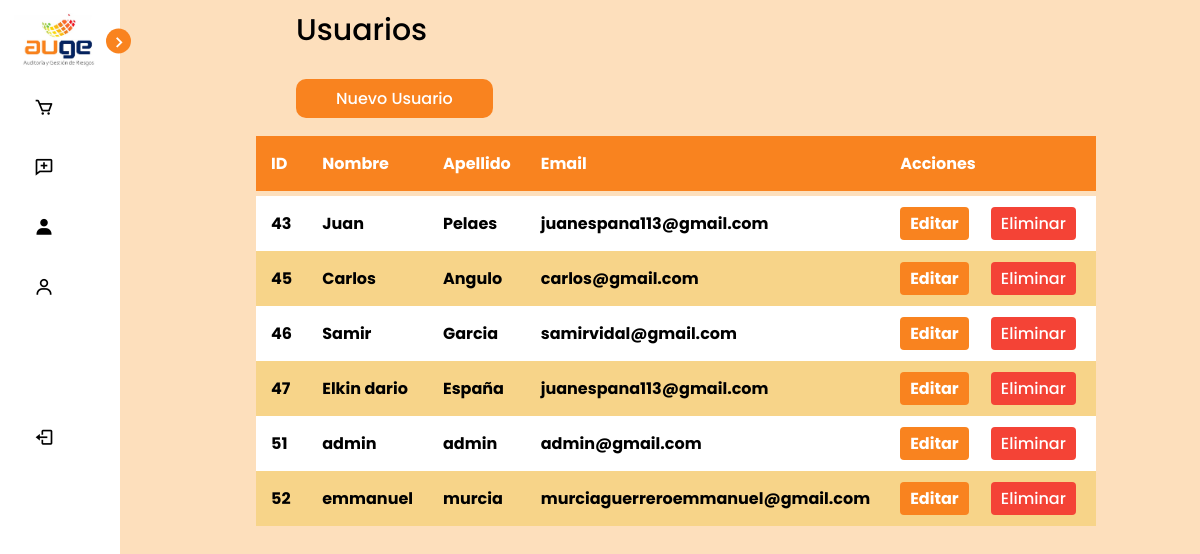
Screenshot of /admin/usuarios.php (signed in) with the database file from the repository.
### tables this page shows
CREATE TABLE `usuarios` (
  `id` int(11) NOT NULL,
  `nombre` varchar(255) NOT NULL,
  `apellido` varchar(255) NOT NULL,
  `correo` varchar(200) NOT NULL,
  `contraseña` varchar(255) NOT NULL,
  `id_rol` int(11) NOT NULL DEFAULT 2
);

### admin/usuarios.php (the view, shortened to what this page needs)
<?php
    include('../conexion.php');
    $query = mysqli_query($conexion, "SELECT id, nombre, apellido, correo, id_rol FROM usuarios");
?>
<!DOCTYPE html>
<html lang="en">
<head>
    <link rel="stylesheet" href="../css/estilos.css">
    <link href='https://unpkg.com/boxicons@2.1.4/css/boxicons.min.css' rel='stylesheet'>
</head>
    <body>
        <nav class="sidebar close">
            <header>
                <div class="image-text">
                        <span class="image">
                            <img id="logo-img" src="../img/auge.jpg" alt="logo">
                        </span>
                    </div>
                    <i class='bx bx-chevron-right toggle'></i>
            </header>
            <div class="menu-bar">
                <div class="menu">
                    <ul class="menu-links">
                        <li class="nav-link">
                            <a href="compras_realizadas.php">
                                <i class='bx bx-cart icon'></i>
                            </a>
                        </li>
                        <li class="nav-link">
                            <a href="#">
                                <i class='bx bx-comment-add icon' ></i>
                            </a>
                        </li>
                        <li class="nav-link">
                            <a href="proveedor.php">
                                <i class='bx bxs-user icon'></i>
                            </a>
                        </li>
                        <li class="nav-link">
                            <a href="usuarios.php">
                                <i class='bx bx-user icon'></i>
                            </a>
                        </li>
                    </ul>
                </div>
                <br>
                <br>
                <div class="bottom-content">
                    <li class="">
                        <a href="admin_cerrar.php" onclick="return confirm('¿Deseas Cerrar Sesión?');">
                            <i class='bx bx-log-out icon'></i>
                        </a>
                    </li>
                </div>
            </div>
        </nav>
        <div class="home_">
            <div id="main-container">
                <div class="text">Usuarios</div>
                <br>
                <a href="crear_usuarios.php" class="nuevoUsuario">Nuevo Usuario</a>
                <br>
                <br>
                    <table class="tablaUsuarios">
                        <thead>
                            <tr>
                                <th>ID</th>
                                <th>Nombre</th>
                                <th>Apellido</th>
                                <th>Email</th>
                                <th>Acciones</th>
                                <th></th>
                            </tr>
                        </thead>
                        <tbody>
                            <?Php while($row = mysqli_fetch_array($query)): ?>
                            <tr>
                                <th><?= $row['id']?></th>
                                <th><?= $row['nombre']?></th>
                                <th><?= $row['apellido']?></th>
                                <th><?= $row['correo']?></th>
                                <th><a href="editar_usuarios.php?id=<?= $row['id'] ?>" class="btn-editar">Editar</a></th>
                                <td><a href="eliminar_usuarios.php?id=<?= $row['id'] ?>" class="btn-eliminar" onclick="return confirm('¿Quieres ELIMINAR este registro?');">Eliminar</a></td>
                            </tr>
                            <?php endwhile; ?>
                        </tbody>
                    </table>
            </div>
        </div>
    </body>
</html>

### css/estilos.css (style rules this page uses)
* { margin: 0; padding: 0; box-sizing: border-box; font-family: "Poppins", sans-serif; }
:root { --body-color: #fddfbc; --sidebar-color:#FFF; --primary-color:#f9831f; --toggle-color:#DDD; --text-color:black; --tran-02: all 0.2s ease; --tran-03: all 0.3s ease; --tran-04: all 0.4s ease; --tran-05: all 0.5s ease; }
body { height: 100vh; background: var(--body-color); transition: var(--tran-04); }
a { text-decoration: none; }
.sidebar { position: fixed; top: 0; left: 0; height: 100%; width: 265px; padding: 10px 14px; background: var(--sidebar-color); transition: var(--tran-05); z-index: 100; }
.sidebar.close { width: 120px; }
.sidebar .image { min-width: 80px; display: flex; align-items: center; }
.sidebar li { height: 50px; margin-top: 10px; list-style: none; display: flex; align-items: center; }
.sidebar li .icon { display: flex; align-items: center; justify-content: center; min-width: 60px; font-size: 20px; }
.sidebar li .icon, .sidebar li .text { color:var(--text-color); transition: var(--tran-02); }
.sidebar header { position: relative; }
.sidebar .image-text img { width: 90px; border-radius: 6px; }
.sidebar header .image-text { display: flex; align-items: center; }
.sidebar header .toggle { position: absolute; top: 50%; right: -25px; transform: translateY(-50%) rotate(180deg); height: 25px; width: 25px; background: var(--primary-color); display: flex; align-items: center; justify-content: center; border-radius: 50%; color: var(--sidebar-color); font-size: 22px; cursor: pointer; }
.sidebar.close header .toggle { transform: translateY(-50%); }
.sidebar li a { height: 100%; width: 100%; display: flex; align-items: center; text-decoration: none; border-radius: 6px; transition: var(--tran-04); }
.sidebar .menu-bar { height: calc(100% - 50%); display: flex; flex-direction: column; justify-content: space-between; }
.home_ { position: relative; height: 100vh; left: 250px; width: calc(100% - 250px); background: var(--body-color); transition: var(--tran-05); }
.sidebar.close ~ .home_ { left: 100px; width: calc(100% - 88px); }
.home_ .text { font-size: 30px; font-weight: 500; color: var(--text-color); padding: 8px 40px; }
.home_ .tablaUsuarios, .home_ .nuevoUsuario, .home_ p { font-weight: 500; color: var(--text-color); padding: 8px 40px; }
.home_ .nuevoUsuario { text-decoration: none; background-color: #f9831f; border-radius: 10px; margin-left: 40px; color: white; }
.home_ #main-container { margin: 0px auto; width: 800px; }
table { background-color: #FFF; text-align: left; border-collapse: collapse; width: 100%; border-radius: 20px; }
th, tr { padding: 15px; }
thead { background-color: var(--primary-color); border-bottom: solid 5px var(--body-color); color: var(--sidebar-color); }
tr:nth-child(even) { background-color: #f7d489; }
.btn-editar { color: white; background-color: var(--primary-color); padding: 5px 10px; text-decoration: none; border-radius: 4px; }
.btn-eliminar { color: white; background-color: #f44336; padding: 5px 10px; margin-right: 20px; text-decoration: none; border-radius: 4px; }

### rows the page displays
usuarios: id "43", nombre "Juan", apellido "Pelaes", correo "juanespana113@gmail.com"
usuarios: id "45", nombre "Carlos", apellido "Angulo", correo "carlos@gmail.com"
usuarios: id "46", nombre "Samir", apellido "Garcia", correo "samirvidal@gmail.com"
usuarios: id "47", nombre "Elkin dario", apellido "España", correo "juanespana113@gmail.com"
usuarios: id "51", nombre "admin", apellido "admin", correo "admin@gmail.com"
usuarios: id "52", nombre "emmanuel", apellido "murcia", correo "murciaguerreroemmanuel@gmail.com"
